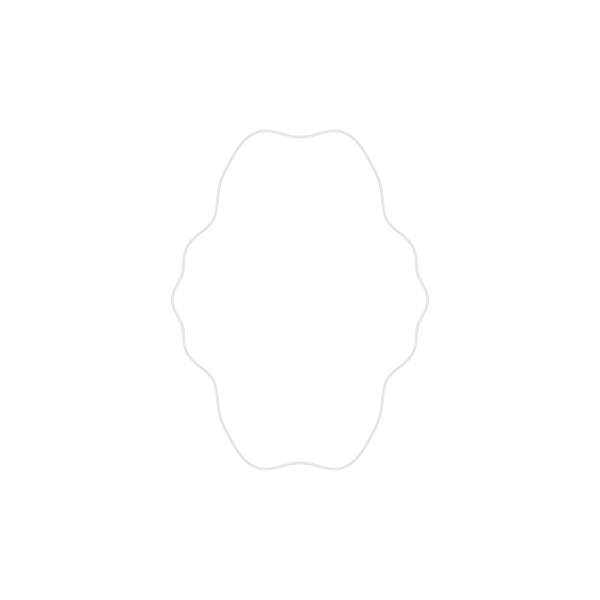
Frame 1 (no input)
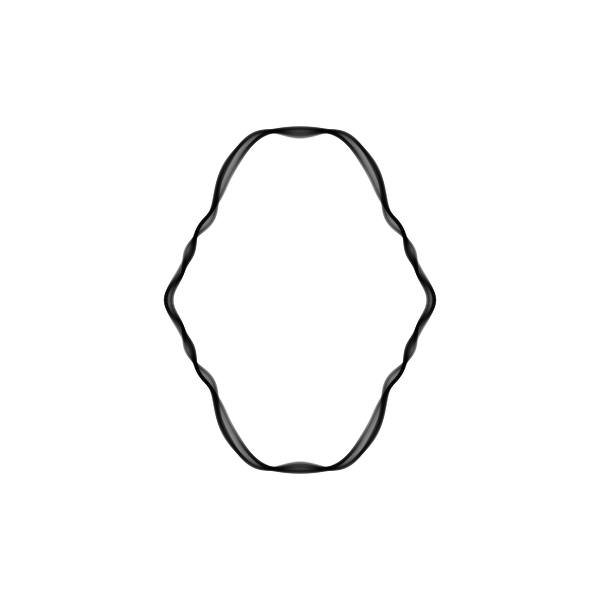
Frame 60 (no input)
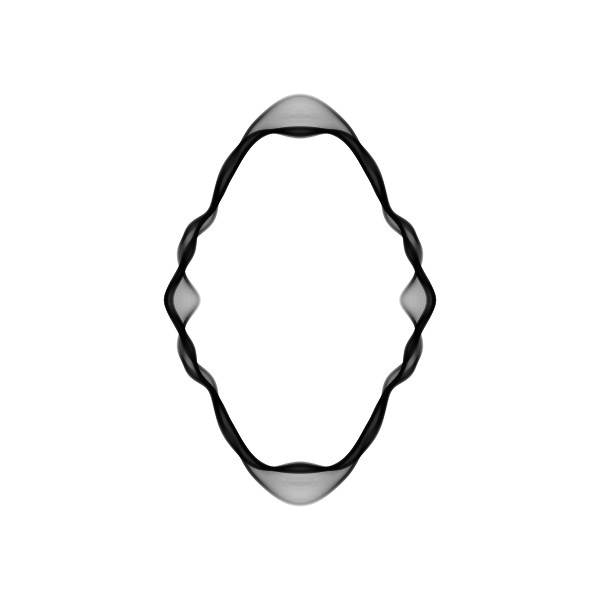
Frame 120 (the mouse pressed at the canvas centre since frame 60)

The p5.js sketch that drew these frames (run headless with seeded random() and noise() and a simulated clock; from frame 60 on, the mouse is pressed at the canvas centre):

// p5.js sketch
// ── sketch.js
// Morphy shape - gets drawn over in white some time later to prevent
// too much black.

numPoints = 400;
let theta = 0;
let r;
let offset = 0;
let frame = 0;


let inc = 4e-3;
let size = 400;
let alpha = 24;

function setup() {
  createCanvas(600,600);
  background(255);
  r = width/2;
}


function draw() {
  strokeWeight(3);
  noFill();
  translate(width/2, height/2);


  // Draw the eerie shape
  stroke(0,alpha);
  drawShape(offset);

  // Erase the eerie shape as you go.
  if (frame > size) {
    stroke(255,alpha);
    drawShape(offset - size*inc);
  }

  offset += inc;
  frame++;

}


// Starts with a unit circle and uses points on it as inputs to the noise function
// the noise then changes the radius of a much larger circle.
function drawShape(ofs) {
  beginShape()
  for (theta = 0; theta < TWO_PI; theta += (TWO_PI / numPoints) ) {
    // use the unit circle (x,y) points as inputs for the noise function
    let x = 0.5 * cos(theta);
    let y = 0.5 * sin(theta);

    // Add noise
    let xn = r* (noise(x,y,ofs)) * cos(theta);
    let yn = r* (noise(x,y,ofs)) * sin(theta);

    vertex(xn , yn);
  }
  endShape();
}
